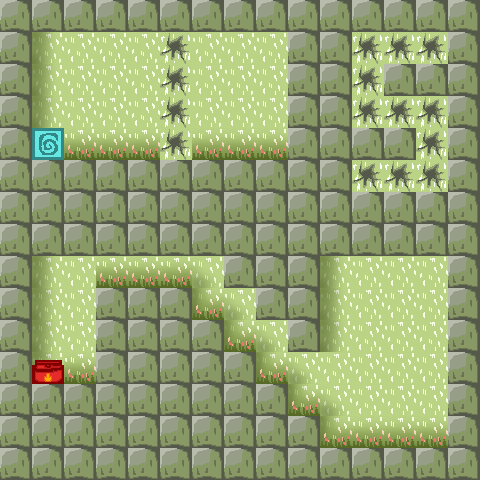

This game map was drawn from its Tiled (.tmx) file and the tilesets committed beside it. A one-line description and the full map source follow:
An orthogonal 15x15 tile map with 32x32 px tiles, 2 tile layers (background, objects).

<map version="1.4" tiledversion="1.4.3" orientation="orthogonal" renderorder="right-down" width="15" height="15" tilewidth="32" tileheight="32" infinite="0" nextlayerid="3" nextobjectid="1">
 <tileset firstgid="1" source="testtiles2.tsx" />
 <layer id="1" name="background" width="15" height="15">
  <data encoding="csv">
2,2,2,2,2,2,2,2,2,2,2,2,2,2,2,
2,20,2,2,2,10,2,2,2,2,2,10,10,10,2,
2,20,2,2,2,10,2,2,2,2,2,10,2,2,2,
2,20,2,2,2,10,2,2,2,2,2,10,10,10,2,
2,20,18,18,18,10,18,18,18,2,2,2,2,10,2,
2,2,2,2,2,2,2,2,2,2,2,10,10,10,2,
2,2,2,2,2,2,2,2,2,2,2,2,2,2,2,
2,2,2,2,2,2,2,2,2,2,2,2,2,2,2,
2,20,2,18,18,18,21,2,2,2,20,2,2,2,2,
2,20,2,2,2,2,19,21,2,2,20,2,2,2,2,
2,20,2,2,2,2,2,19,21,2,20,2,2,2,2,
2,20,18,2,2,2,2,2,19,21,2,2,2,2,2,
2,2,2,2,2,2,2,2,2,19,21,2,2,2,2,
2,2,2,2,2,2,2,2,2,2,19,18,18,18,2,
2,2,2,2,2,2,2,2,2,2,2,2,2,2,2
</data>
 </layer>
 <layer id="2" name="objects" width="15" height="15">
  <data encoding="csv">
1,1,1,1,1,1,1,1,1,1,1,1,1,1,1,
1,0,0,0,0,0,0,0,0,1,1,0,0,0,1,
1,0,0,0,0,0,0,0,0,1,1,0,1,1,1,
1,0,0,0,0,0,0,0,0,1,1,0,0,0,1,
1,3,0,0,0,0,0,0,0,1,1,1,1,0,1,
1,1,1,1,1,1,1,1,1,1,1,0,0,0,1,
1,1,1,1,1,1,1,1,1,1,1,1,1,1,1,
1,1,1,1,1,1,1,1,1,1,1,1,1,1,1,
1,0,0,0,0,0,0,1,1,1,0,0,0,0,1,
1,0,0,1,1,1,0,0,1,1,0,0,0,0,1,
1,0,0,1,1,1,1,0,0,1,0,0,0,0,1,
1,11,0,1,1,1,1,1,0,0,0,0,0,0,1,
1,1,1,1,1,1,1,1,1,0,0,0,0,0,1,
1,1,1,1,1,1,1,1,1,1,0,0,0,0,1,
1,1,1,1,1,1,1,1,1,1,1,1,1,1,1
</data>
 </layer>
</map>
